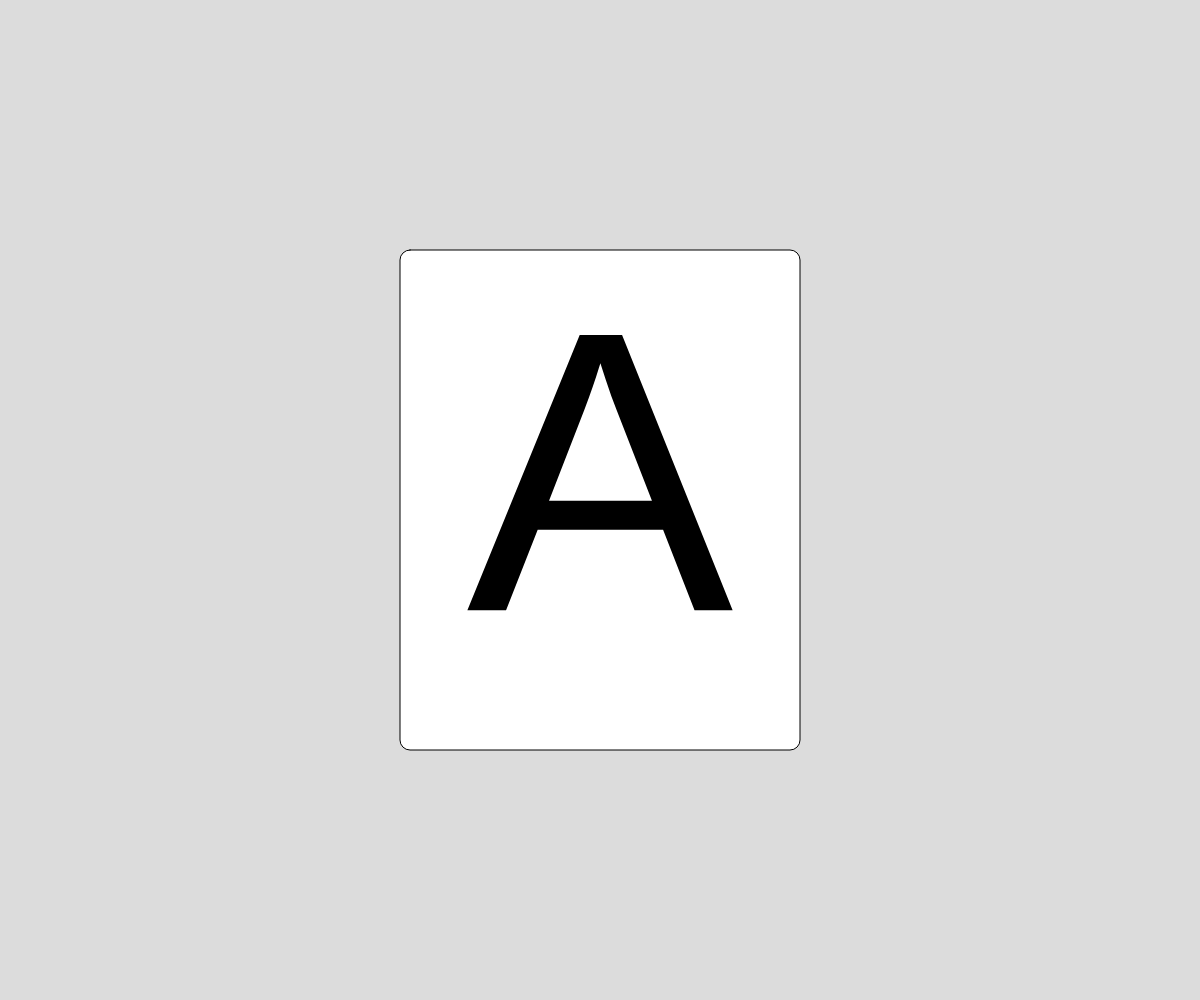
Frame 1 (no input)
Frame 60 (no input): identical to frame 1, image omitted
Frame 120 (the mouse pressed at the canvas centre since frame 60): identical to frame 1, image omitted

The p5.js sketch that drew this single still picture (run headless with seeded random() and noise() and a simulated clock; from frame 60 on, the mouse is pressed at the canvas centre):

// p5.js sketch
// ── sketch.js
var w;
var h;
var a;
var r=0;


function setup() {
  createCanvas(windowWidth, windowHeight);
}

function draw() {
  w=windowWidth;
  h=windowHeight;
  createCanvas(w,h);
  background(220);

  rectMode(CENTER);
 
  fill(0);

  if(w<800){
    a=0.8;
  }
  else{
    a=1;
  }

  


  if(keyIsPressed==true){
    if(keyCode==LEFT_ARROW){
      rect(w/2,h/2,100,100);
      r=r-1;
    }
    if(keyCode==RIGHT_ARROW){
      r=r+1;
    }

  }
  translate(w/2,h/2);
  rotate(radians(r));
  fill(255);
  rect(0,0,w/3,h/2,10);
  fill(0);
  textAlign(CENTER,CENTER);
  rectMode(CENTER);
  textSize(h/2.5*a);
  text('A',0,0);
}
